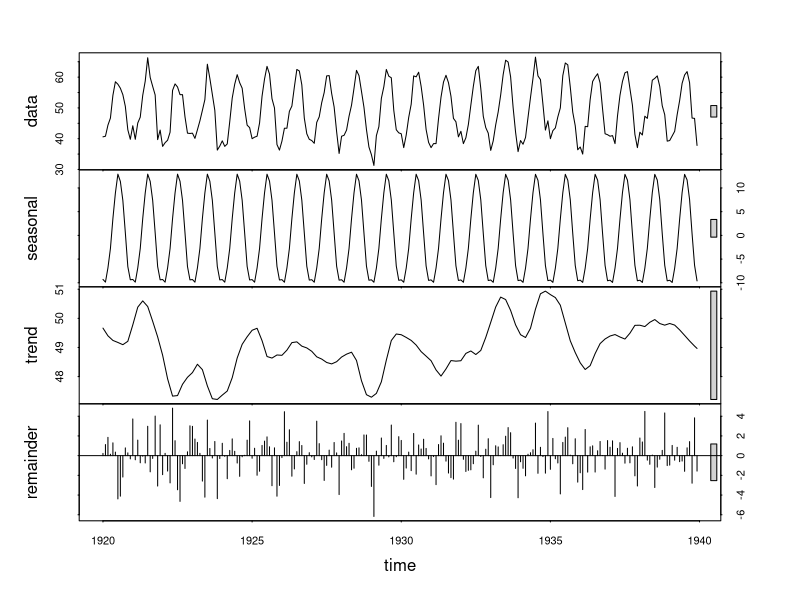
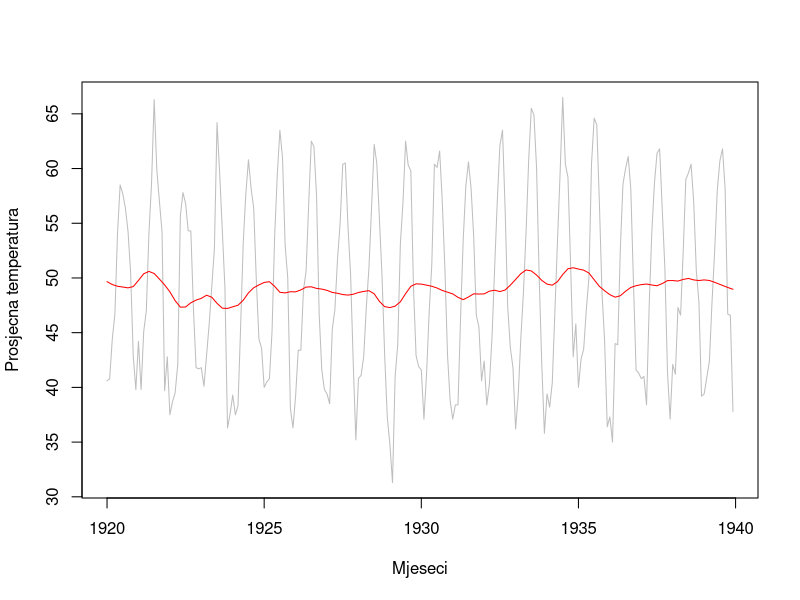
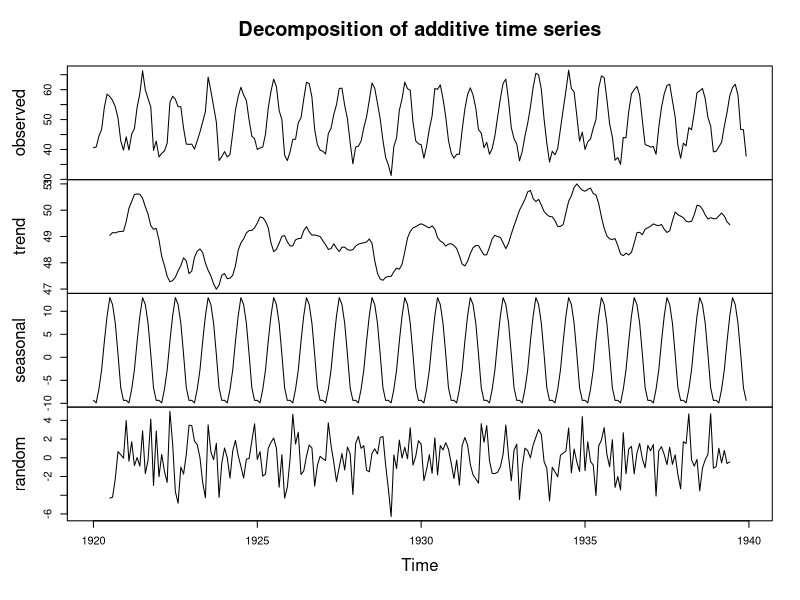
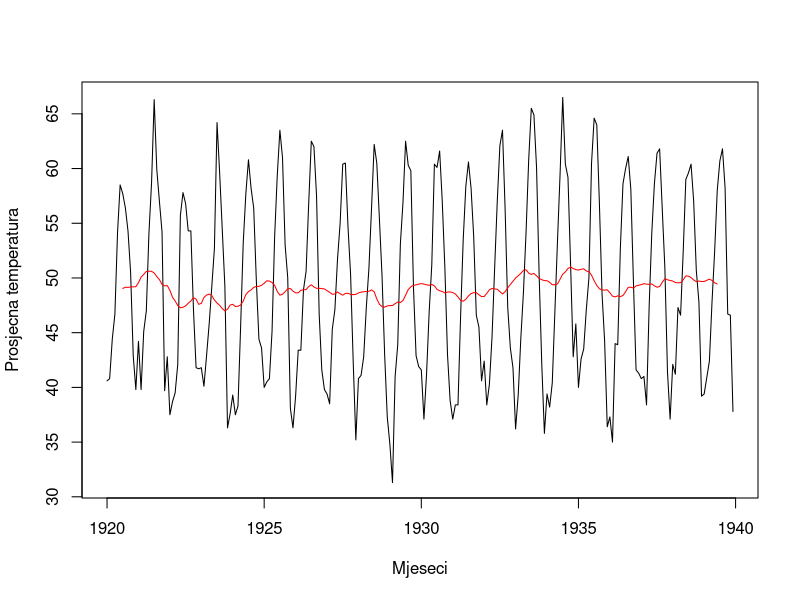
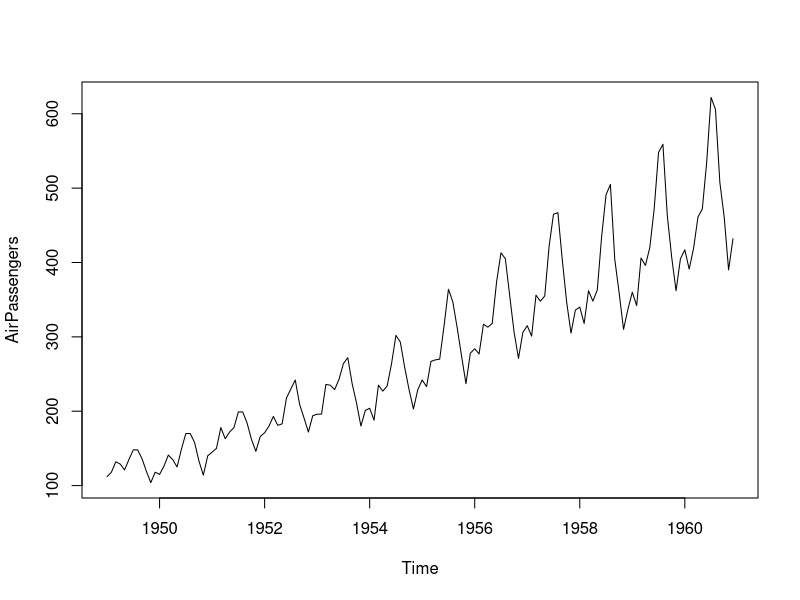
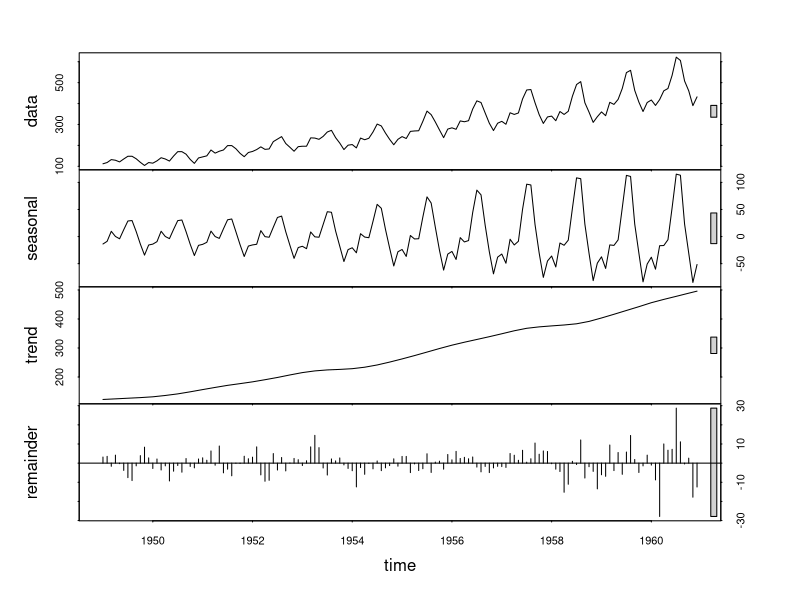
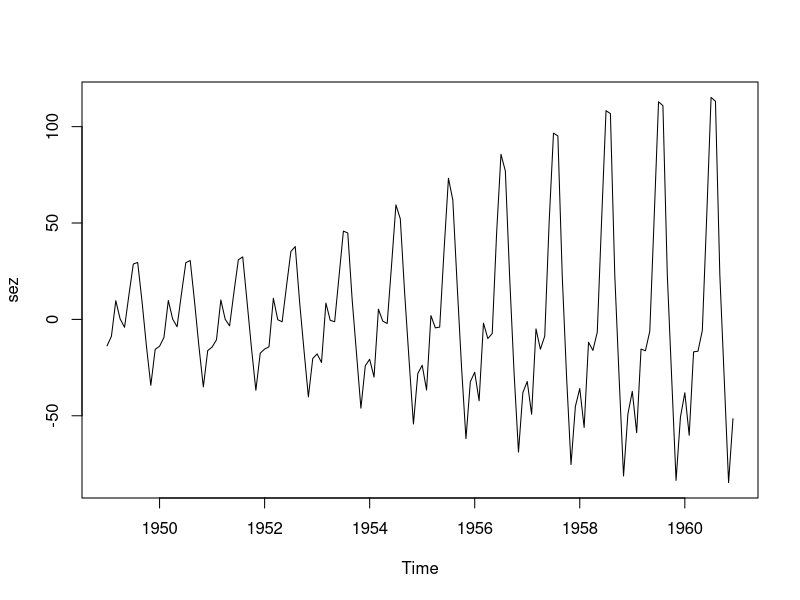
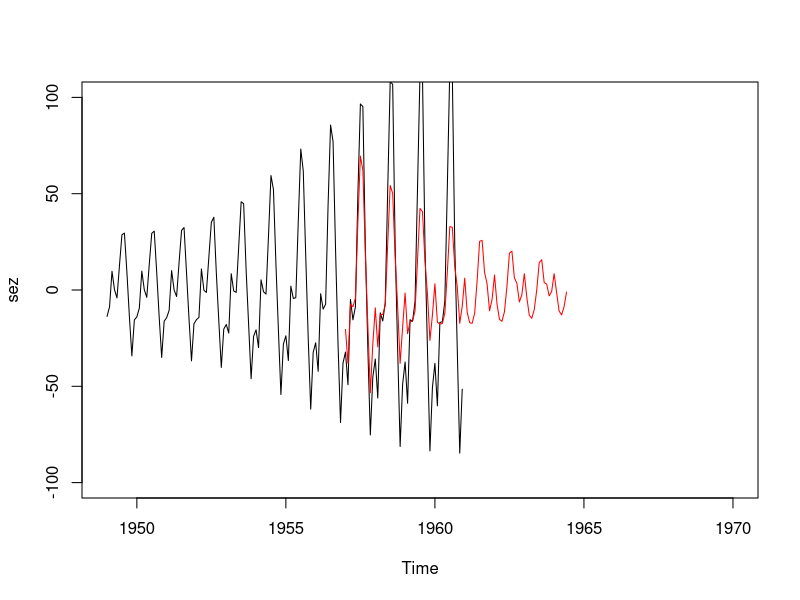

Write R code to recreate these figures, in order. (Note: this script raises an error after producing the figures.)
########################### PRVI DIO - PONAVLJANJE ########################

install.packages("forecast")
library(forecast)
str(nottem)
# Time-Series [1:240] from 1920 to 1940: 40.6 40.8 44.4 46.7 54.1 58.5 57.7 56.4 54.3 50.5 ...

#Jednostavan rastav signala pomoću naredba stl():
rez1 <- stl(nottem,s.window =50)
plot(rez1)
#Odnos trenda prema čitavom signalu:
plot(nottem, col="gray", ylab="Prosjecna temperatura", xlab="Mjeseci")
lines(rez1$time.series[,2], col="red", ylab="Trend")

#Još jedan način rastava signala:
rez2 <- decompose(nottem, type="additive")
plot(rez2)
plot(nottem, ylab="Prosjecna temperatura", xlab="Mjeseci")
lines(rez2$trend, col="red", ylab="Trend")

#AirPassengers:
head(AirPassengers)
#Jan Feb Mar Apr May Jun
#1949 112 118 132 129 121 135

str(AirPassengers)
#Time-Series [1:144] from 1949 to 1961: 112 118 132 129 121 135 148 148 136 119 ...

#Jednostavan rastav signala pomoću naredba stl():
plot(AirPassengers)
rez3<-stl(AirPassengers,s.window=7)
rez3
plot(rez3)

sez<-rez3$time.series[,"seasonal"]
plot(sez)

#AR MODEL
#Autoregresivan model (AR) je onaj model u kojem neko buduće
#stanje varijable želimo opisati kao linearnom kombinacijom nekih
#prethodnih stanja te iste varijable

ar1<-predict(ar(window(sez,c(1950,1),c(1956,12)),order.max=15), n.ahead=90)  #podskup od pocetka50-te te do kraja 55-te
plot(sez, xlim=c(1949,1970), ylim=c(-100,100))
lines(ar1$pred, col="red")


#ARIMA MODEL
#ARIMA modeli su najopćenitiji oblik modela jer njime možemo
#izraziti i AR i MA i ARMA model.
#Obično pišemo ARIMA(p,d,q) gdje p označava broj parametara AR
#modela, q broj parametara MA modela, a d stupanj diferencijacije

arima1 <- predict(arima(window(sez,c(1950,4),c(1956,12)), order=c(10,0,20)),n.ahead=100)
plot(sez, xlim=c(1949,1970), ylim=c(-100,100))
lines(arima1$pred, col="red")

#MA model -> ARIMA(0,0,q) ------  MA model koristi prethodne pogreške predviđanja.
ma1 <- predict(arima(window(sez,c(1950,5),c(1955,12)), order=c(0,0,20)),n.ahead=50)
plot(sez, xlim=c(1949,1960), ylim=c(-100,100))
lines(ma1$pred, col="red")

#AUTO ARIMA MODEL
aa1<- predict(auto.arima(window(sez, c(1950,4),c(1956,12))), n.ahead=100)
plot(sez, xlim=c(1949,1970), ylim=c(-100,100))
lines(aa1$pred, col="red")




################## DRUGI DIO - SAMOSTALNI RAD #############################

#Modelirajte signal koji se sastoji od trenda-ciklusa i sezonske komponente.
b <- rnorm(300,100,50)
head(b)
#[1]  87.14074 103.20732  88.93703  93.90453 126.96426
#[6]  97.86599

#Modeliramo podatke koji ce npr predstavljat broj ljudi zarazenih od neke bolesti
zarazeni <- ts(b, frequency=12, start=c(1990,1))
head(zarazeni)
#Jan       Feb       Mar       Apr       May
#1990  87.14074 103.20732  88.93703  93.90453 126.96426
#Jun
#1990  97.86599
plot(zarazeni)

#Dodajmo šum i kreirajmo novi signal:
sum_b <- jitter(b, factor = 25, amount=50)
head(sum_zarazeni)
#[1]  98.91610 151.91008  39.71545  70.66303  83.31780
#[6] 134.99257

sum_zarazeni <-ts(sum_b, frequency =12, start=c(1990,1))
head(sum_zarazeni)
#           Jan       Feb       Mar       Apr       May
#1990 110.65422  88.11941  96.93217  94.25294 161.34080
#Jun
#1990  96.19571

plot(sum_zarazeni)


#USPOREDIMO RASTAV JEDNOG I DRUGOG SIGNALA

#podaci bez suma (stl)
rezultat1_stl <- stl(zarazeni, s.window=7)
plot(rezultat1_stl)

#podaci sa sumom (stl)
rezultati2_stl <-stl(sum_zarazeni, s.window=7)
plot(rezultati2_stl)

#podaci bez suma (decompose)
rezultati1_dec <- decompose(zarazeni, type="additive")
plot(rezultati1_dec, ylab="Podatak za zarazne", xlab="Mjeseci")

#podaci sa sumom (decompose)
rezultati2_dec <- decompose(sum_zarazeni, type="additive")
plot(rezultati2_dec, ylab="Podatak za zarazne", xlab="Mjeseci")

#Usporedimo predvidjanja nekog ARIMA modela na jednom i drugom signalu
#bez suma
plot(zarazeni)
ar1<- predict(arima(window(zarazeni,1990,2000), order=c(10,2,5)), n.ahead=20)
lines(ar1$pred, col="red")


#sa sumom
plot(sum_zarazeni)
ar2<- predict(arima(window(sum_zarazeni,1990,2000), order=c(10,2,5)), n.ahead=20)
lines(ar2$pred, col="red")
